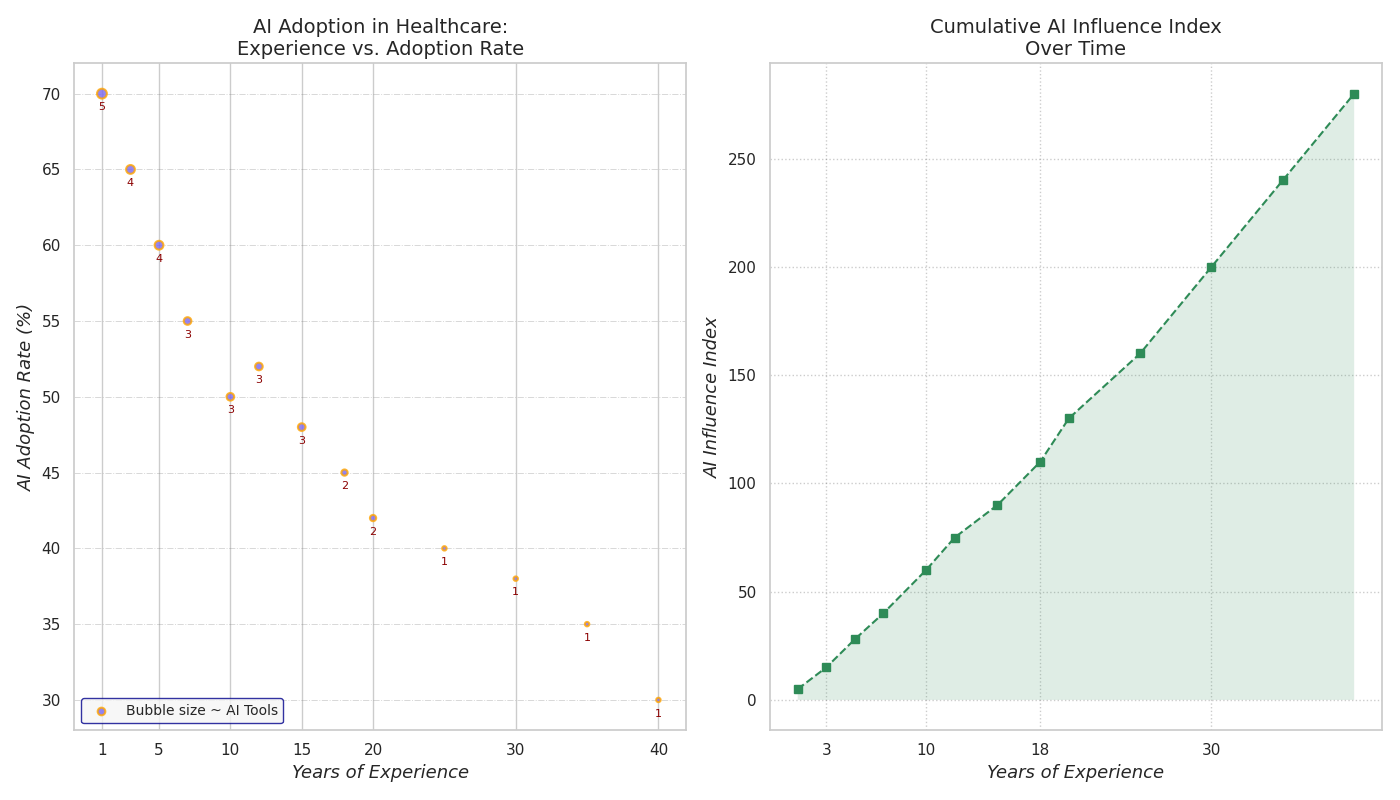

Here is the Python script that generated this plot:
import matplotlib.pyplot as plt
import numpy as np

years_experience = np.array([1, 3, 5, 7, 10, 12, 15, 18, 20, 25, 30, 35, 40])
ai_adoption_rate = np.array([70, 65, 60, 55, 50, 52, 48, 45, 42, 40, 38, 35, 30])
number_of_tools = np.array([5, 4, 4, 3, 3, 3, 3, 2, 2, 1, 1, 1, 1]) * 10
ai_influence_index = np.array([5, 15, 28, 40, 60, 75, 90, 110, 130, 160, 200, 240, 280])

fig, axs = plt.subplots(1, 2, figsize=(14, 8))

scatter = axs[0].scatter(years_experience, ai_adoption_rate, s=number_of_tools,
                          c='mediumslateblue', alpha=0.8, edgecolors='orange', linewidth=1.5)
axs[0].set_title("AI Adoption in Healthcare:\nExperience vs. Adoption Rate", fontsize=14, fontweight='normal')
axs[0].set_xlabel("Years of Experience", fontsize=13, style='italic')
axs[0].set_ylabel("AI Adoption Rate (%)", fontsize=13, style='italic')
axs[0].set_xticks(years_experience[::2])

axs[0].grid(True, linestyle='-.', which='both', axis='y', color='gray', alpha=0.3, linewidth=0.7)

for i, (x, y) in enumerate(zip(years_experience, ai_adoption_rate)):
    axs[0].annotate(f'{number_of_tools[i]//10}',
                    (x, y), textcoords="offset points", xytext=(0, -12), ha='center', fontsize=8, color='darkred')

axs[0].legend(['Bubble size ~ AI Tools'], loc='lower left', fontsize=10, frameon=True, facecolor='whitesmoke', edgecolor='darkblue')

axs[1].plot(years_experience, ai_influence_index, color='seagreen', marker='s', linestyle='--', linewidth=1.5)
axs[1].set_title("Cumulative AI Influence Index\nOver Time", fontsize=14, fontweight='normal')
axs[1].set_xlabel("Years of Experience", fontsize=13, style='italic')
axs[1].set_ylabel("AI Influence Index", fontsize=13, style='italic')
axs[1].set_xticks(years_experience[1::3])

axs[1].grid(True, linestyle=':', which='major', color='gray', alpha=0.4)

axs[1].fill_between(years_experience, ai_influence_index, color='seagreen', alpha=0.15, edgecolor='none')

plt.tight_layout()
plt.show()
